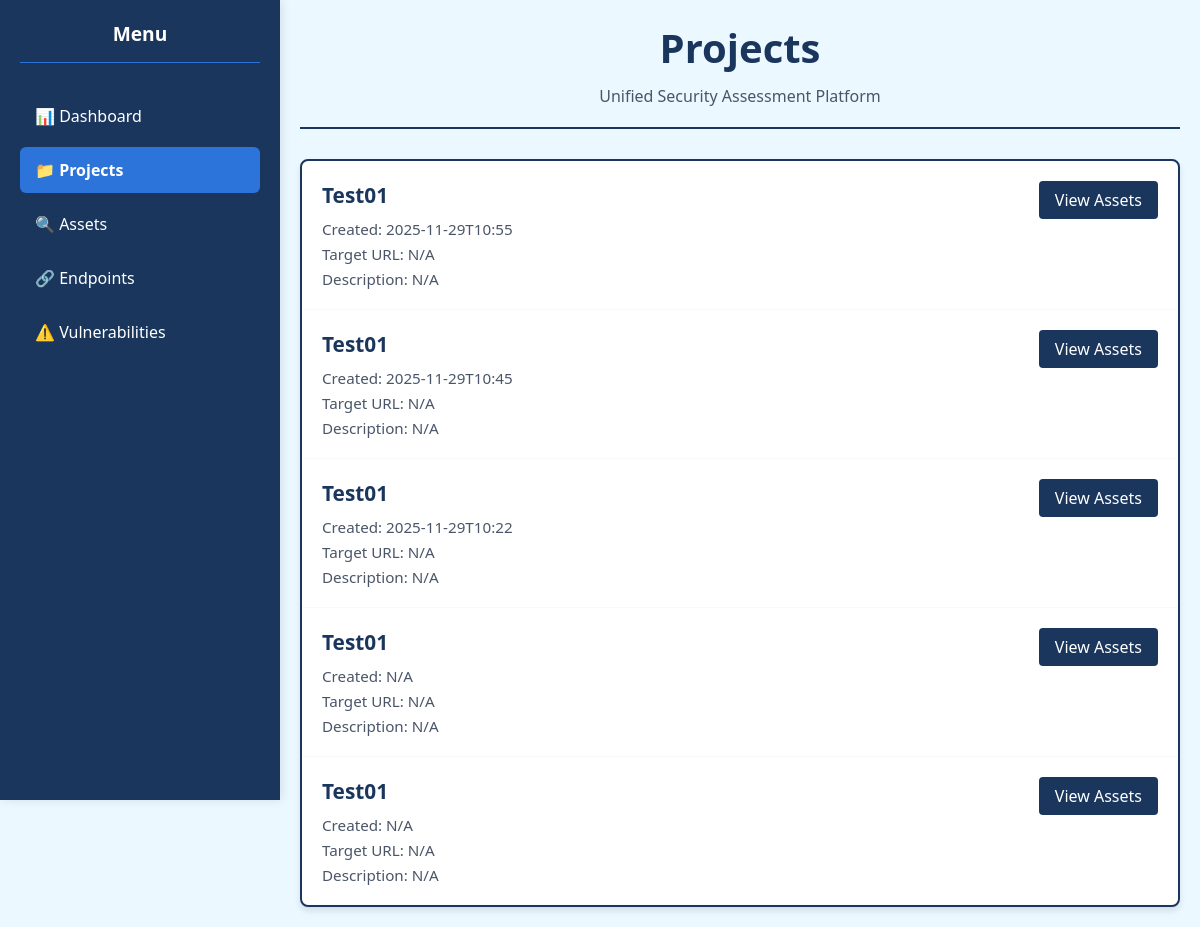
The app's page /projects (signed in), older data.
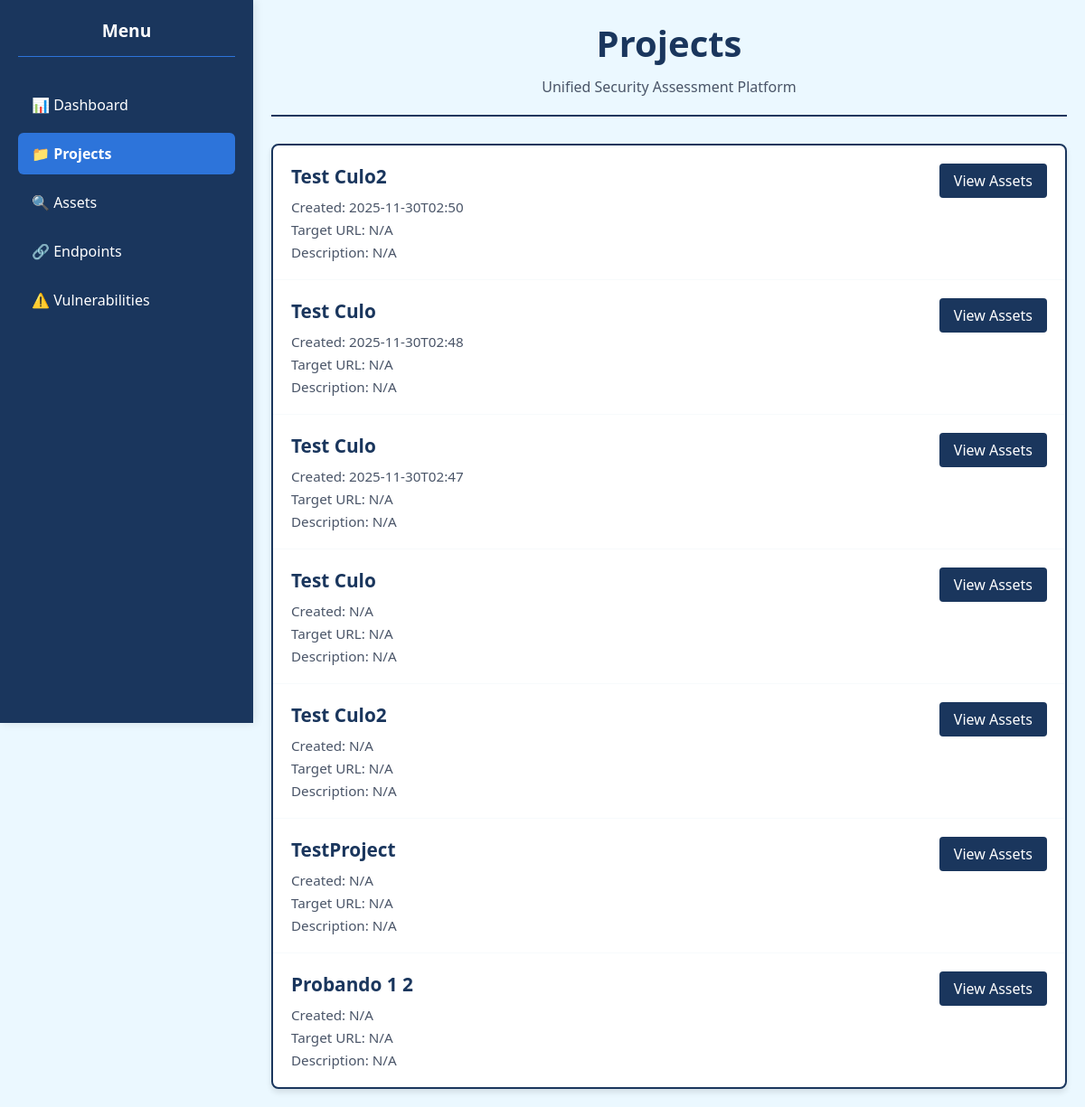
The same page, newer data.
### tables this page shows
CREATE TABLE projects (
            id INTEGER PRIMARY KEY AUTOINCREMENT,
            name TEXT NOT NULL,
            created_date TEXT,
            description TEXT
        );

### dashboard/app.py (the view)
@app.route('/projects')
@login_required
def projects():
    conn = get_db_connection()
    projects = conn.execute(
        'SELECT * FROM projects ORDER BY created_date DESC'
    ).fetchall()
    conn.close()
    return render_template('projects.html', projects=projects)

### dashboard/app.py (called while the page is built)
def get_db_connection():
    base_dir = os.path.dirname(os.path.dirname(os.path.abspath(__file__)))
    db_path = os.path.join(base_dir, 'database', 'hellSsus.db')
    print(f"📁 CONNECTING TO: {db_path}")
    conn = sqlite3.connect(db_path)
    conn.row_factory = sqlite3.Row
    return conn

def login_required(f):
    @wraps(f)
    def decorated_function(*args, **kwargs):
        if 'user_id' not in session:
            return redirect(url_for('login'))
        return f(*args, **kwargs)
    return decorated_function

### dashboard/templates/projects.html
{% extends "base.html" %}
{% block content %}
<div class="page-header">
    <h1 class="page-title">Projects</h1>
    <p>Unified Security Assessment Platform</p>
</div>
<div class="table-container">
    {% for project in projects %}
    <div class="project-item">
        <div class="project-info">
            <strong>{{ project.name }}</strong>
            <div class="project-details">
                <small>Created: {{ project.created_date[:16] if project.created_date else 'N/A' }}</small>
                <small>Target URL: {{ project.target_url or 'N/A' }}</small>
                <small>Description: {{ project.description or 'N/A' }}</small>
            </div>
        </div>
        <div class="project-actions">
            <a href="/assets?project={{ project.id }}" class="btn-view">View Assets</a>
        </div>
    </div>
    {% endfor %}
</div>
{% endblock %}

### dashboard/templates/base.html (shortened to what this page needs)
<!DOCTYPE html>
<html>
<head>
    <link rel="stylesheet" href="{{ url_for('static', filename='css/style.css') }}">
</head>
<body>
    <div class="sidebar" id="sidebar">
        <div class="sidebar-content">
            <div class="sidebar-header">
                <h3>Menu</h3>
            </div>
            <div class="sidebar-links">
                <a href="/" class="sidebar-link {% if request.path == '/' %}active{% endif %}">
                    📊 Dashboard
                </a>
                <a href="/projects" class="sidebar-link {% if request.path == '/projects' %}active{% endif %}">
                    📁 Projects
                </a>
                <a href="/assets" class="sidebar-link {% if request.path == '/assets' %}active{% endif %}">
                    🔍 Assets
                </a>
                <a href="/endpoints" class="sidebar-link {% if request.path == '/endpoints' %}active{% endif %}">
                    🔗 Endpoints
                </a>
                <a href="/vulnerabilities" class="sidebar-link {% if request.path == '/vulnerabilities' %}active{% endif %}">
                    ⚠️ Vulnerabilities
                </a>
            </div>
        </div>
    </div>
<div class="main-content" id="mainContent">
    <div class="content-wrapper">
        <div class="content">
            {% block content %}{% endblock %}
        </div>
    </div>
</div>
</body>
</html>

### dashboard/static/css/style.css (style rules this page uses)
:root { --dark-blue: #1a365d; --medium-blue: #2d74da; --light-blue: #ebf8ff; --white: #ffffff; --light-gray: #f7fafc; --gray: #4a5568; }
* { margin: 0; padding: 0; box-sizing: border-box; }
body { font-family: 'Segoe UI', Tahoma, Geneva, Verdana, sans-serif; background: var(--light-blue); color: var(--gray); }
.sidebar { position: fixed; left: 0; top: 0; height: 100vh; width: 280px; background: var(--dark-blue); z-index: 1000; box-shadow: 2px 0 10px rgba(0,0,0,0.1); }
.sidebar-content { padding: 20px; height: 100%; }
.sidebar-header { margin-bottom: 30px; border-bottom: 1px solid var(--medium-blue); padding-bottom: 15px; text-align: center; }
.sidebar-header h3 { color: var(--white); margin: 0; font-size: 1.2em; }
.sidebar-links { display: flex; flex-direction: column; gap: 8px; }
.sidebar-link { color: var(--white); padding: 12px 15px; text-decoration: none; border-radius: 6px; transition: all 0.3s; display: flex; align-items: center; gap: 10px; }
.sidebar-link.active { background: var(--medium-blue); font-weight: bold; }
.main-content { margin-left: 280px; min-height: 100vh; background: var(--light-blue); }
.content-wrapper { padding: 20px; }
.project-item { padding: 15px; border-bottom: 1px solid var(--light-gray); display: flex; justify-content: space-between; align-items: center; }
.project-item:last-child { border-bottom: none; }
.page-header { text-align: center; border-bottom: 2px solid var(--dark-blue); padding-bottom: 20px; margin-bottom: 30px; }
.page-title { font-size: 2.5em; color: var(--dark-blue); margin-bottom: 10px; }
.table-container { background: var(--white); border-radius: 8px; border: 2px solid var(--dark-blue); box-shadow: 0 4px 6px rgba(0,0,0,0.1); overflow: hidden; }
.btn-view { background: var(--dark-blue); color: white; padding: 8px 16px; border-radius: 4px; text-decoration: none; display: inline-block; }
.project-item { display: flex; justify-content: space-between; align-items: flex-start; padding: 20px; border-bottom: 1px solid var(--light-gray); }
.project-info { flex: 1; }
.project-info strong { color: var(--dark-blue); font-size: 1.3em; display: block; margin-bottom: 10px; }
.project-details { display: flex; flex-direction: column; gap: 5px; }
.project-details small { color: var(--gray); font-size: 0.95em; }
.project-actions { flex-shrink: 0; }

Row changes from the older to the newer data that the page shows:
changed projects (number 1 of 7 on the later page): name "Test01" → "Test Culo2"; created_date "2025-11-29T10:55" → "2025-11-30T02:50"
changed projects (number 2 of 7 on the later page): name "Test01" → "Test Culo"; created_date "N/A" → "2025-11-30T02:48"; moves up the list
changed projects (number 3 of 7 on the later page): name "Test01" → "Test Culo"; created_date "2025-11-29T10:22" → "2025-11-30T02:47"
changed projects (number 4 of 7 on the later page): name "Test01" → "Test Culo"
changed projects (number 5 of 7 on the later page): name "Test01" → "Test Culo2"; created_date "2025-11-29T10:45" → "N/A"; moves down the list
added projects: name "TestProject", created_date "N/A", target_url "N/A", description "N/A"
added projects: name "Probando 1 2", created_date "N/A", target_url "N/A", description "N/A"
